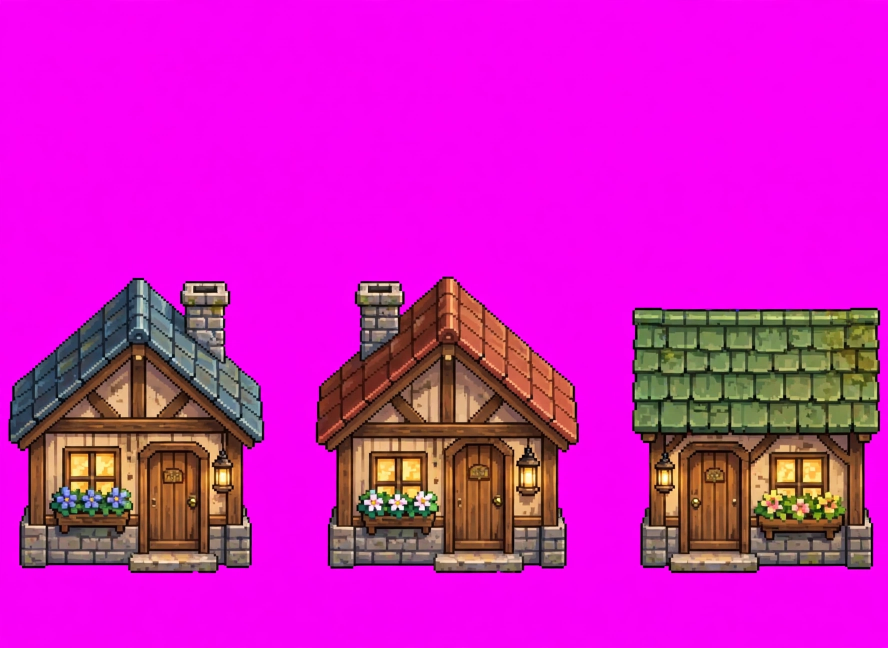
#> input picture pilot-assets/raw/media-generation-sheet-huts-0-4946b64f-a520-4a76-acf9-2f277fbbde97.png, 1776 x 1296 px, found by its file name (shown at 1/2 size)
$ python process_assets.py
#> lines starting #> are read from the running program, lines starting #| are printed output that depends on the picture; after the words box and inside, x2 and y2 are one past the last pixel; in counts of white or black regions, pixels touching at a corner belong together
#!/usr/bin/env python3
"""Process all round-15 asset sheets: key out, split, downscale, contact sheet, grass seam test."""
import os
from PIL import Image, ImageDraw, ImageFilter

RAW = os.path.expanduser('~/workspace/codex-projects/pocket-farm/pilot-assets/raw')
SRC = os.path.expanduser('~/workspace/codex-projects/pocket-farm/pilot-assets')
GAME = os.path.join(SRC, 'game')
os.makedirs(GAME, exist_ok=True)

def key_out(path):
    img = Image.open(path).convert('RGB')
#> img is the input picture: PIL image 1776x1296 RGB; mean R, G, B 208.5, 29.3, 191.3
    w, h = img.size
#> w = 1776; h = 1296
    alpha = Image.new('L', (w, h), 255)
#> alpha: PIL image 1776x1296 L; every value is 255
    ip = img.load(); ap = alpha.load()
    for y in range(h):
        for x in range(w):
            r, g, b = ip[x, y]
            if r > 130 and b > 130 and g < min(r, b) - 45:
                ap[x, y] = 0
    out = img.convert('RGBA')
    out.putalpha(alpha.getchannel('A') if False else alpha)
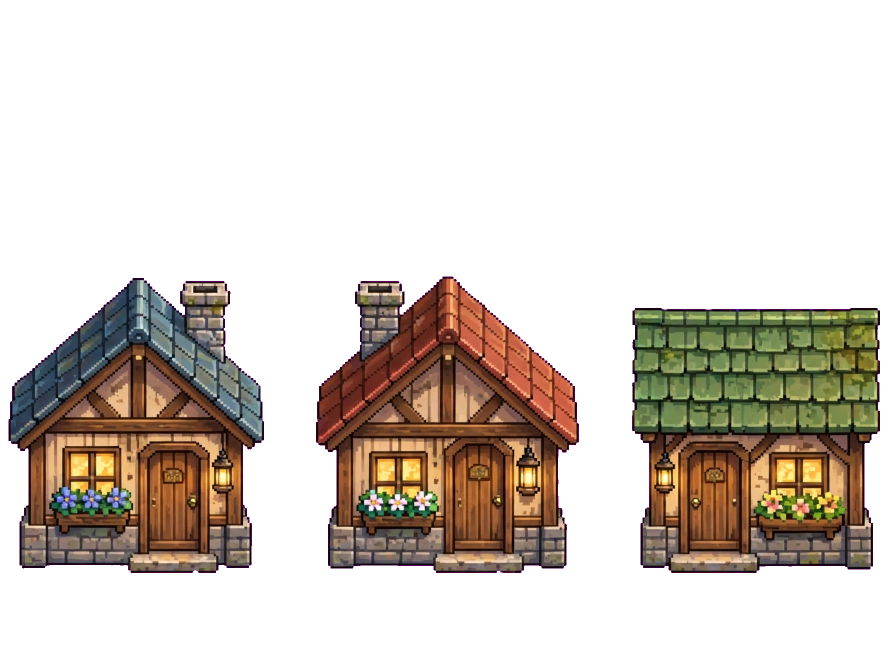
#> out: PIL image 1776x1296 RGBA (shown at 1/2 size); mean R, G, B, A 208.5, 29.3, 191.3, 79.7; transparent parts drawn white
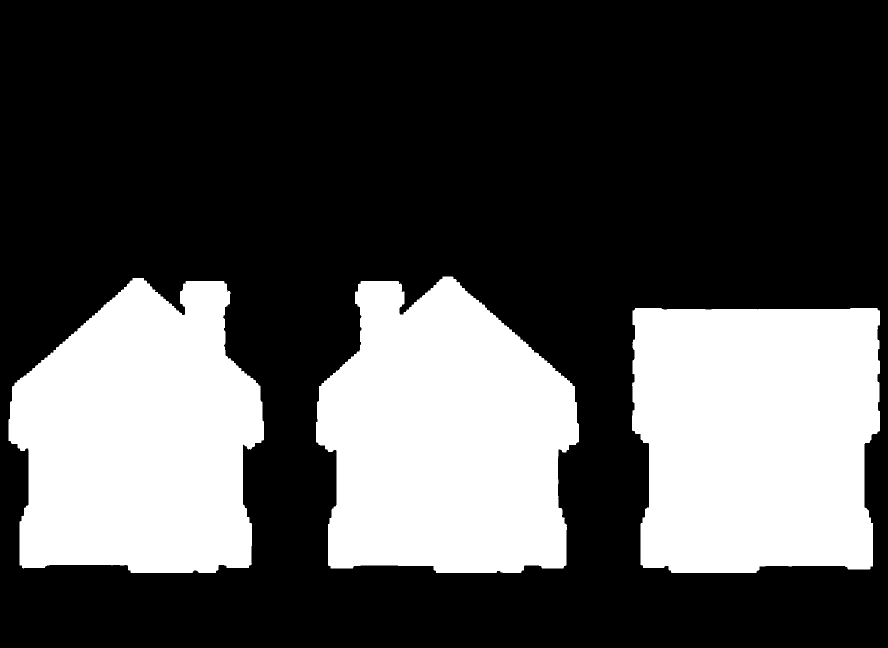
#> alpha: PIL image 1776x1296 L (shown at 1/2 size); 31.3% white; 3 white regions, box (x1, y1, x2, y2) and area: (1264, 616, 1760, 1146) 243930, (632, 553, 1158, 1146) 241592, (17, 556, 528, 1146) 233966
    a = out.getchannel('A').filter(ImageFilter.MinFilter(3))
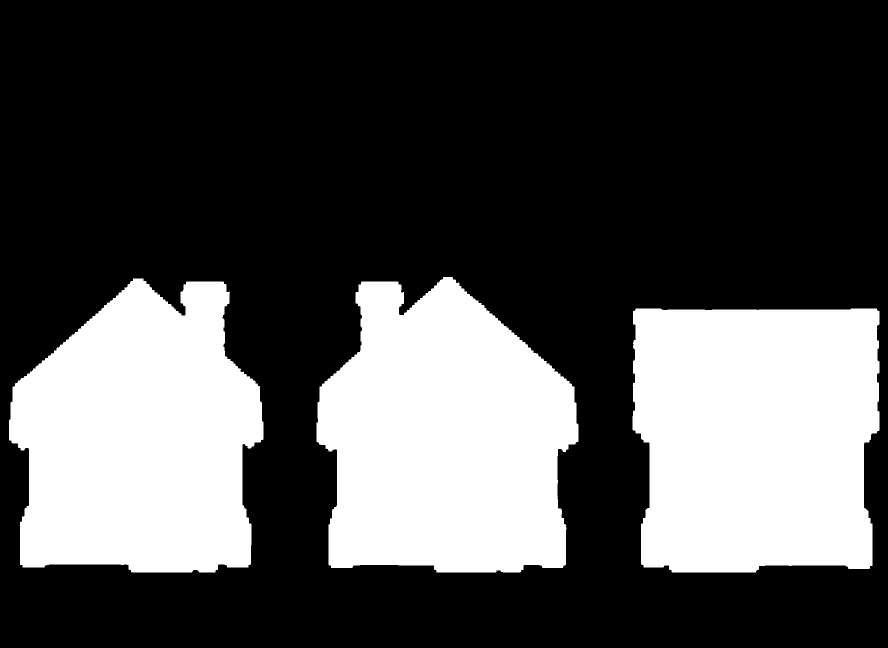
#> a: PIL image 1776x1296 L (shown at 1/2 size); 30.9% white; 3 white regions, box (x1, y1, x2, y2) and area: (1265, 617, 1759, 1145) 241707, (633, 554, 1157, 1145) 239011, (18, 557, 527, 1145) 231402
    out.putalpha(a)
    return out

def split_columns(img, min_w=40):
#> called with min_w = 40
    a = img.getchannel('A'); w, h = img.size; ap = a.load()
#> after `w, h = img.size`: w = 1776; h = 1296
    colsum = [sum(1 for y in range(h) if ap[x, y] > 10) for x in range(w)]
#> colsum = 1776 values, max 591 at index 886, min 0 at index 0, mean 401
    runs = []; x = 0
    while x < w:
        if colsum[x] > 0:
            x0 = x
            while x < w and colsum[x] > 0:
                x += 1
            if x - x0 >= min_w:
                runs.append((x0, x))
        else:
            x += 1
#> after the loop, runs = [(18, 527), (633, 1157), (1265, 1759)]; x = 1776
    sprites = []
    for (x0, x1) in runs:
        crop = img.crop((x0, 0, x1, h))
        bbox = crop.getchannel('A').getbbox()
        if bbox:
            sprites.append(crop.crop(bbox))
#> this loop made 3 passes
#> (x0, x1, bbox) on passes 1 to 3: (18, 527, (0, 557, 509, 1145)), (633, 1157, (0, 554, 524, 1145)), (1265, 1759, (0, 617, 494, 1145))
#> pass 1, in split_columns, `crop = img.crop((x0, 0, x1, h))`:
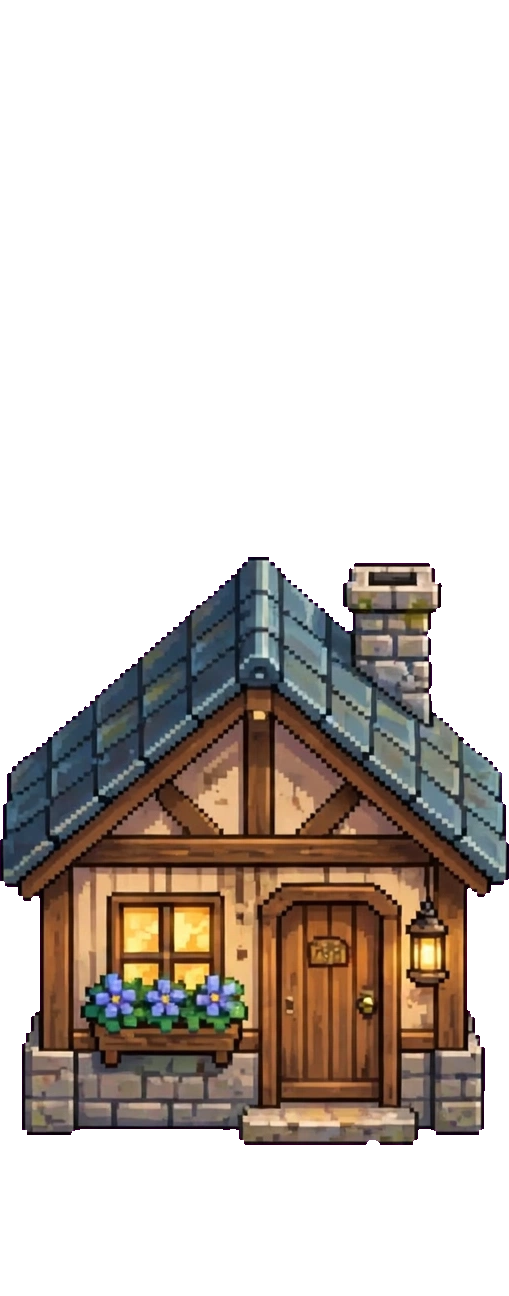
#> crop: PIL image 509x1296 RGBA; mean R, G, B, A 201, 32.6, 186.6, 89.5; transparent parts drawn white
#> pass 3, in split_columns, `crop = img.crop((x0, 0, x1, h))`:
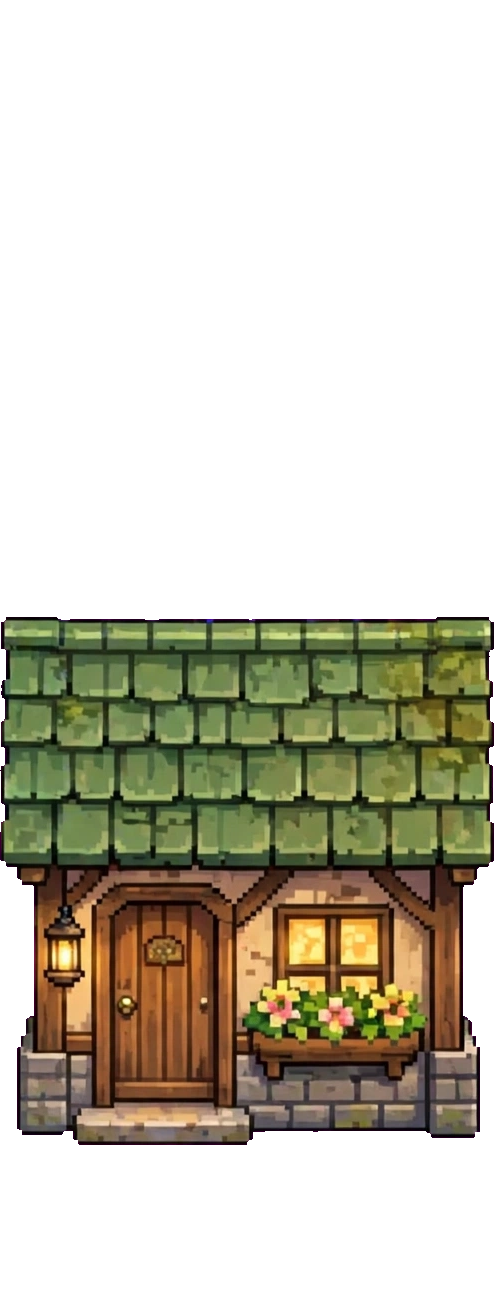
#> crop: PIL image 494x1296 RGBA; mean R, G, B, A 197, 38.9, 177.4, 96.3; transparent parts drawn white
#> after the loop, sprites = 3 items
    return sprites

def save_game(sprite, name, target_w):
    scale = target_w / sprite.width
    nw, nh = target_w, max(1, round(sprite.height * scale))
    sp = sprite.resize((nw, nh), Image.LANCZOS)
    sp.save(os.path.join(GAME, name + '.png'))
    return sp

jobs = [
    ('media-generation-sheet-huts-0-4946b64f-a520-4a76-acf9-2f277fbbde97.png',
     ['hut-blue', 'hut-red', 'hut-green'], 640),
    ('media-generation-sheet-props-0-e8df0221-480d-4f37-a1e3-012c92b7a6fd.png',
     ['node-stump', 'node-berry', 'node-rock', 'prop-scarecrow', 'prop-fence'], 320),
    ('media-generation-sheet-radish-0-3cd7d8e7-c001-4557-b296-7f8c14c5ef65.png',
     ['crop-carrot-1', 'crop-carrot-2', 'crop-carrot-3', 'crop-carrot-4'], 320),
    ('media-generation-sheet-potato-0-2587a4e2-7043-4f64-a2e3-2280c87cc3a8.png',
     ['crop-potato-1', 'crop-potato-2', 'crop-potato-3', 'crop-potato-4'], 320),
    ('media-generation-sheet-strawberry-0-5a4fbea6-9796-4e17-9188-5344a7d41eab.png',
     ['crop-strawberry-1', 'crop-strawberry-2', 'crop-strawberry-3', 'crop-strawberry-4'], 320),
    ('media-generation-sheet-pumpkin4-0-092e9785-a701-4be7-a363-6b59fb7194f2.png',
     ['crop-pumpkin-1', 'crop-pumpkin-2', 'crop-pumpkin-3', 'crop-pumpkin-4'], 320),
    ('media-generation-sheet-corn4-0-79d7e7f0-1bbf-4524-aeee-4fb23cb89b8c.png',
     ['crop-corn-1', 'crop-corn-2', 'crop-corn-3', 'crop-corn-4'], 320),
]
all_sprites = {}
for raw_name, names, tw in jobs:
    img = key_out(os.path.join(RAW, raw_name))
    sprites = split_columns(img)
#> sprites = 3 items
    print(raw_name[:44], '->', len(sprites), 'expected', len(names))
#| media-generation-sheet-huts-0-4946b64f-a520- -> 3 expected 3
    assert len(sprites) == len(names), (raw_name, len(sprites))
    for name, sp in zip(names, sprites):
        all_sprites[name] = save_game(sp, name, tw)
        print('  ', name, all_sprites[name].size)
#> this loop made 3 passes
#> (scale in save_game, nh in save_game) on passes 1 to 3: (1.26, 739), (1.22, 722), (1.3, 684)
#|    hut-blue (640, 739)
#|    hut-red (640, 722)
#|    hut-green (640, 684)
#> pass 1, in save_game, `sp = sprite.resize((nw, nh), Image.LANCZOS)`:
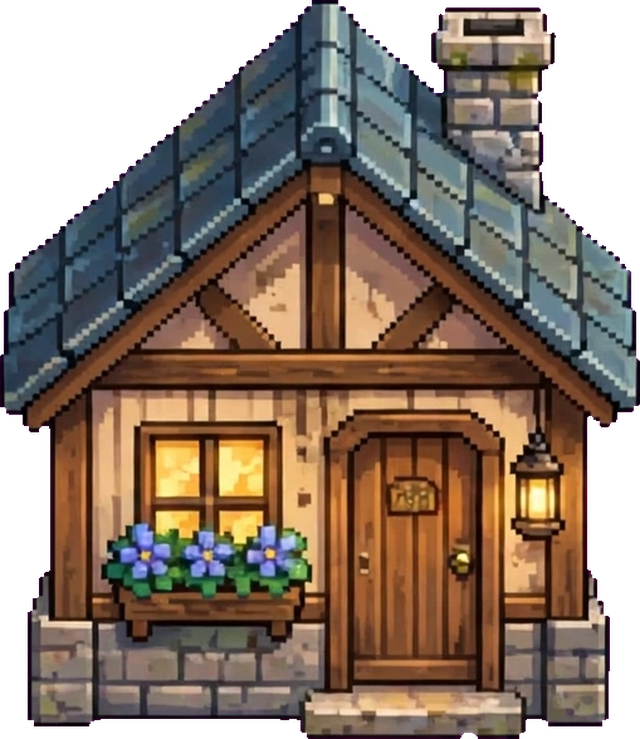
#> sp: PIL image 640x739 RGBA; mean R, G, B, A 87.9, 70.7, 58.1, 197.2; transparent parts drawn white
#> pass 3, in save_game (call 3), `sp = sprite.resize((nw, nh), Image.LANCZOS)`:
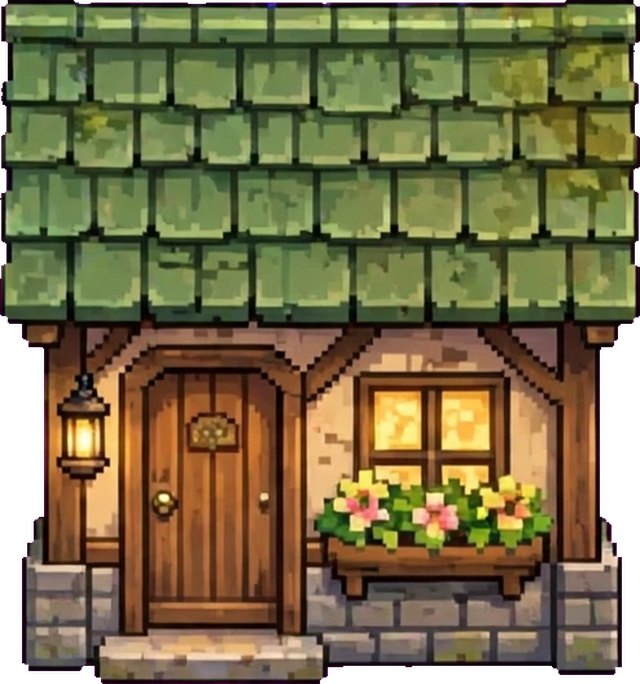
#> sp: PIL image 640x684 RGBA; mean R, G, B, A 103.9, 94.1, 57.5, 236.3; transparent parts drawn white
#> after the loop, all_sprites = 3 items
#> pass 2 of the loop `for raw_name, names, tw in jobs:`:
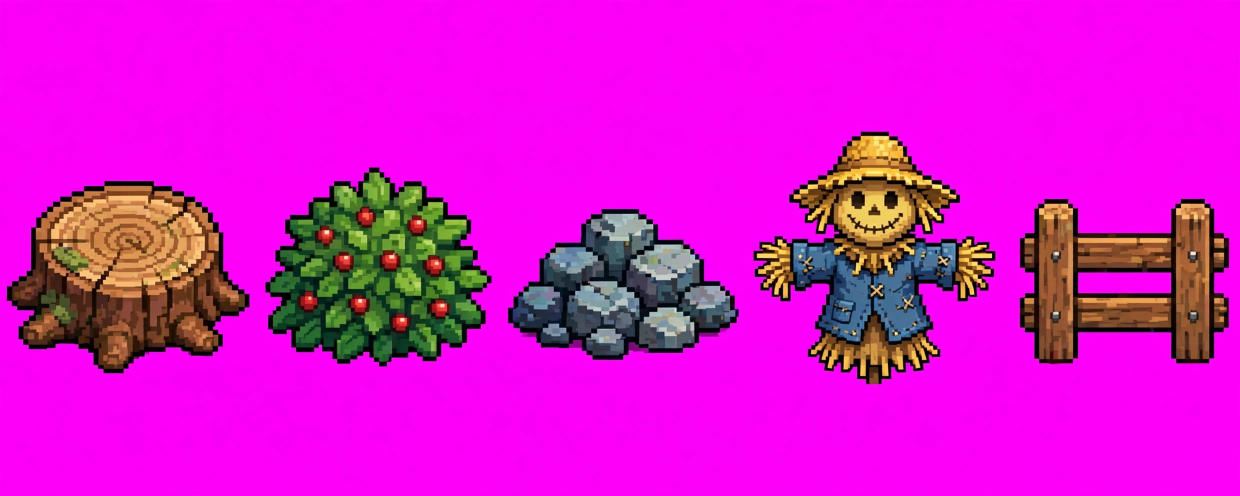
#> input picture pilot-assets/raw/media-generation-sheet-props-0-e8df0221-480d-4f37-a1e3-012c92b7a6fd.png, 2480 x 992 px, found by its file name (shown at 1/2 size)
#> in key_out, img is the input picture: PIL image 2480x992 RGB; mean R, G, B 215.9, 19.9, 203.8
#> a: PIL image 2480x992 L; 22.6% white; 5 white regions, box (x1, y1, x2, y2) and area: (15, 363, 498, 746) 127402, (1508, 264, 1990, 767) 124903, (532, 336, 982, 732) 123576, (2041, 399, 2457, 727) 90997, (1017, 419, 1476, 719) 88483
#> colsum = 2480 values, max 503 at index 1733, min 0 at index 0, mean 223.9
#> after the loop in split_columns (call 2), `while x < w:`: runs = [(15, 498), (532, 982), (1017, 1476), (1508, 1990), (2041, 2457)]; x = 2480
#> the loop in split_columns (call 2), `for (x0, x1) in runs:` made 5 passes
#> (x0, x1, bbox) on passes 1 to 5: (15, 498, (0, 363, 483, 746)), (532, 982, (0, 336, 450, 732)), (1017, 1476, (0, 419, 459, 719)), (1508, 1990, (0, 264, 482, 767)), (2041, 2457, (0, 399, 416, 727))
#> after the loop in split_columns (call 2), `for (x0, x1) in runs:`:
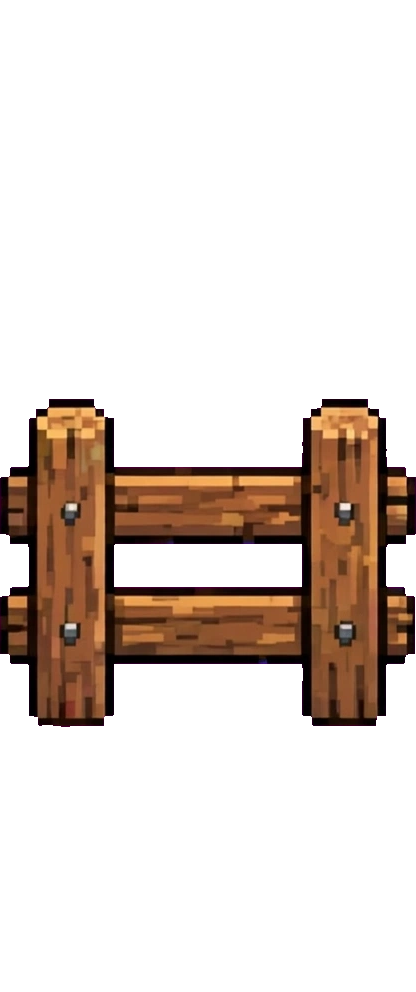
#> crop: PIL image 416x992 RGBA; mean R, G, B, A 220.3, 16, 201.1, 56.2; transparent parts drawn white
#> after the loop in split_columns (call 2), `for (x0, x1) in runs:`: sprites = 5 items
#| media-generation-sheet-props-0-e8df0221-480d -> 5 expected 5
#> the loop `for name, sp in zip(names, sprites):` made 5 passes
#> (scale in save_game, nh in save_game) on passes 1 to 5: (0.663, 254), (0.711, 282), (0.697, 209), (0.664, 334), (0.769, 252)
#> (printed output is left out)
#> pass 3, in save_game (call 6), `sp = sprite.resize((nw, nh), Image.LANCZOS)`:
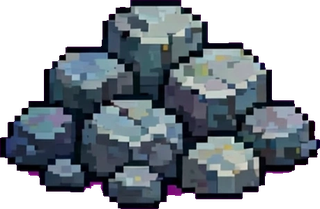
#> sp: PIL image 320x209 RGBA; mean R, G, B, A 50.9, 57.5, 65.4, 163.9; transparent parts drawn white
#> after the loop `for name, sp in zip(names, sprites):`: all_sprites = 8 items
#> pass 3 of the loop `for raw_name, names, tw in jobs:`:
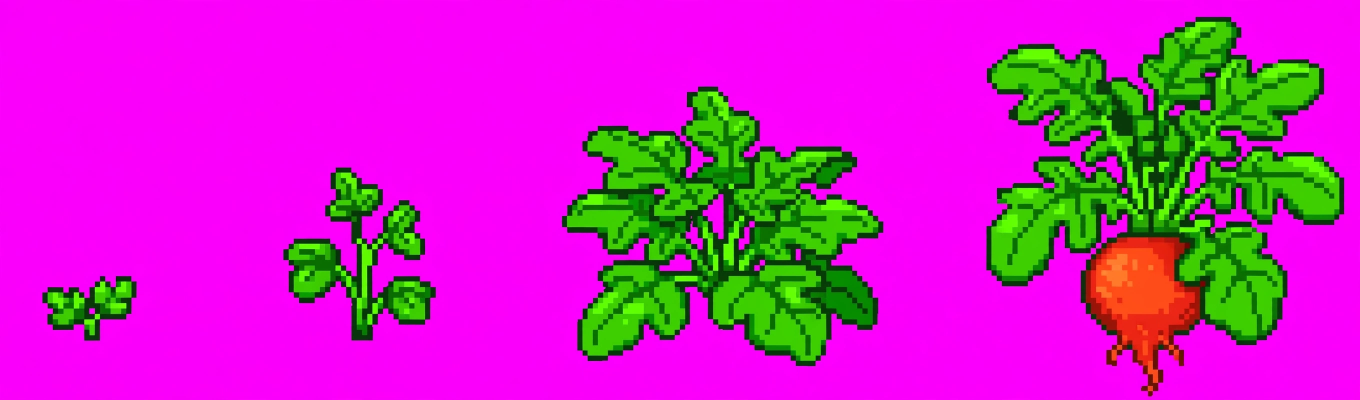
#> input picture pilot-assets/raw/media-generation-sheet-radish-0-3cd7d8e7-c001-4557-b296-7f8c14c5ef65.png, 2720 x 800 px, found by its file name (shown at 1/2 size)
#> in key_out, img is the input picture: PIL image 2720x800 RGB; mean R, G, B 197.5, 37.5, 186.6
#> a: PIL image 2720x800 L; 25.9% white; 4 white regions, box (x1, y1, x2, y2) and area: (1974, 35, 2687, 792) 295063, (1125, 174, 1766, 731) 211365, (568, 336, 871, 680) 44264, (86, 553, 272, 680) 13411
#> colsum = 2720 values, max 671 at index 2308, min 0 at index 0, mean 207.4
#> after the loop in split_columns (call 3), `while x < w:`: runs = [(86, 272), (568, 871), (1125, 1766), (1974, 2687)]; x = 2720
#> the loop in split_columns (call 3), `for (x0, x1) in runs:` made 4 passes
#> (x0, x1, bbox) on passes 1 to 4: (86, 272, (0, 553, 186, 680)), (568, 871, (0, 336, 303, 680)), (1125, 1766, (0, 174, 641, 731)), (1974, 2687, (0, 35, 713, 792))
#> after the loop in split_columns (call 3), `for (x0, x1) in runs:`:
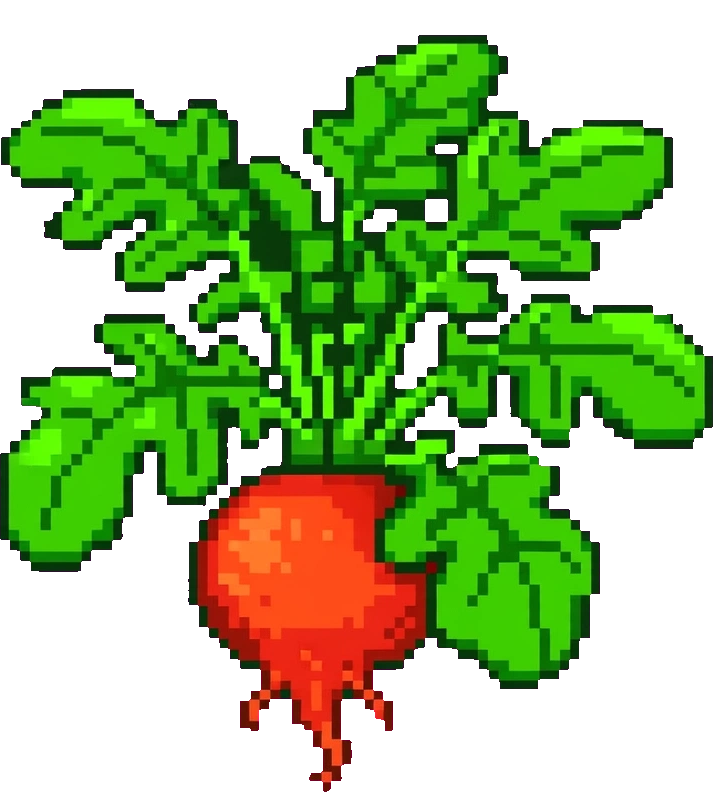
#> crop: PIL image 713x800 RGBA; mean R, G, B, A 153, 72.5, 123.1, 131.9; transparent parts drawn white
#> after the loop in split_columns (call 3), `for (x0, x1) in runs:`: sprites = 4 items
#| media-generation-sheet-radish-0-3cd7d8e7-c00 -> 4 expected 4
#> the loop `for name, sp in zip(names, sprites):` made 4 passes
#> (scale in save_game, nh in save_game) on passes 1 to 4: (1.72, 218), (1.06, 363), (0.499, 278), (0.449, 340)
#> (printed output is left out)
#> pass 3, in save_game (call 11), `sp = sprite.resize((nw, nh), Image.LANCZOS)`:
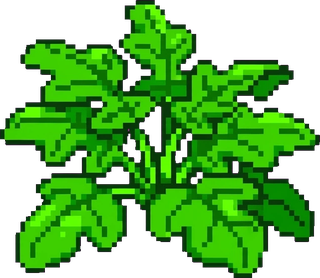
#> sp: PIL image 320x278 RGBA; mean R, G, B, A 23.2, 89.9, 5.2, 151; transparent parts drawn white
#> after the loop `for name, sp in zip(names, sprites):`: all_sprites = 12 items
#> (the run stopped early here; a loop or call above may not have finished)
